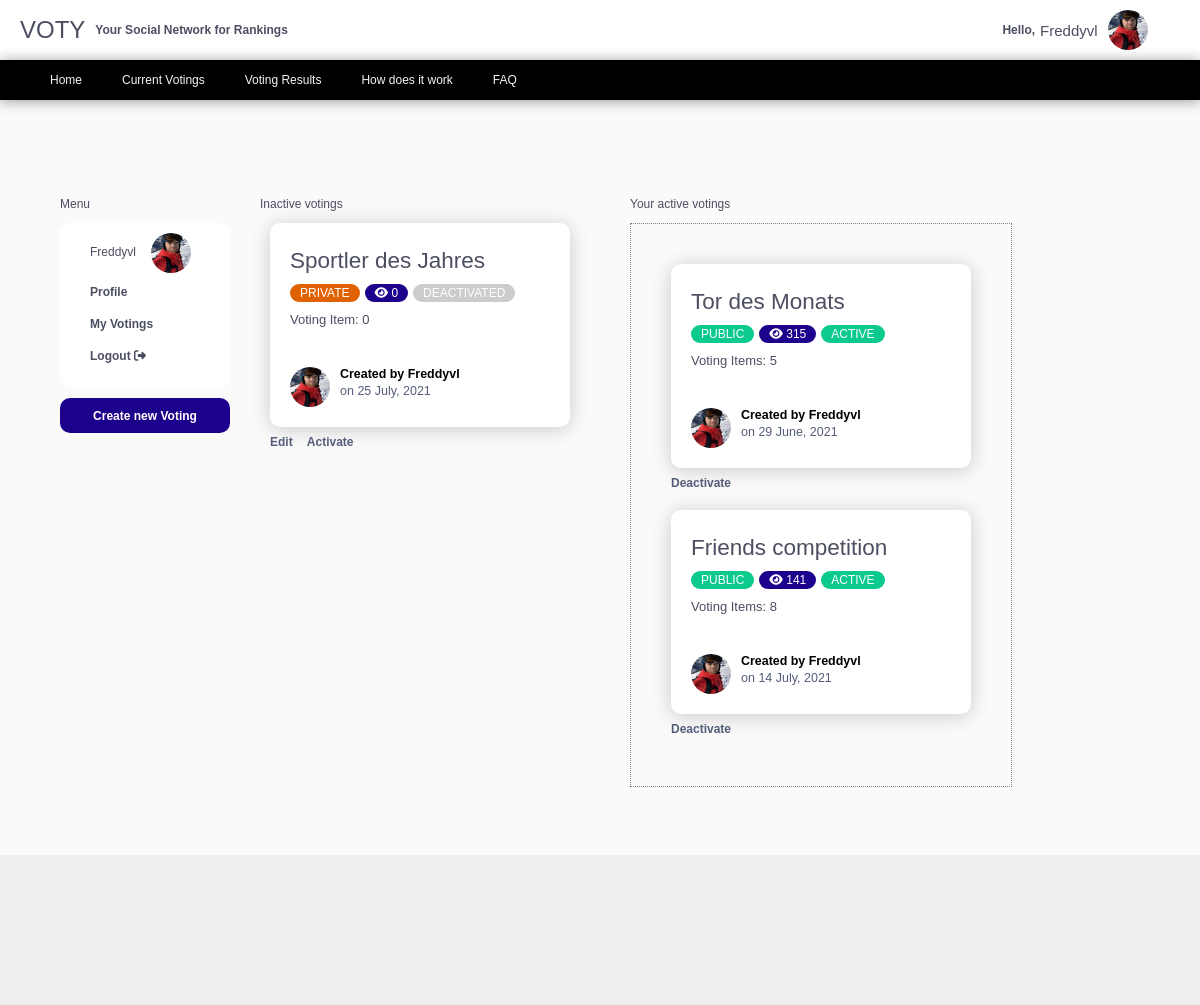
Page /voting/my-votings/ (signed in) on the earlier database version.
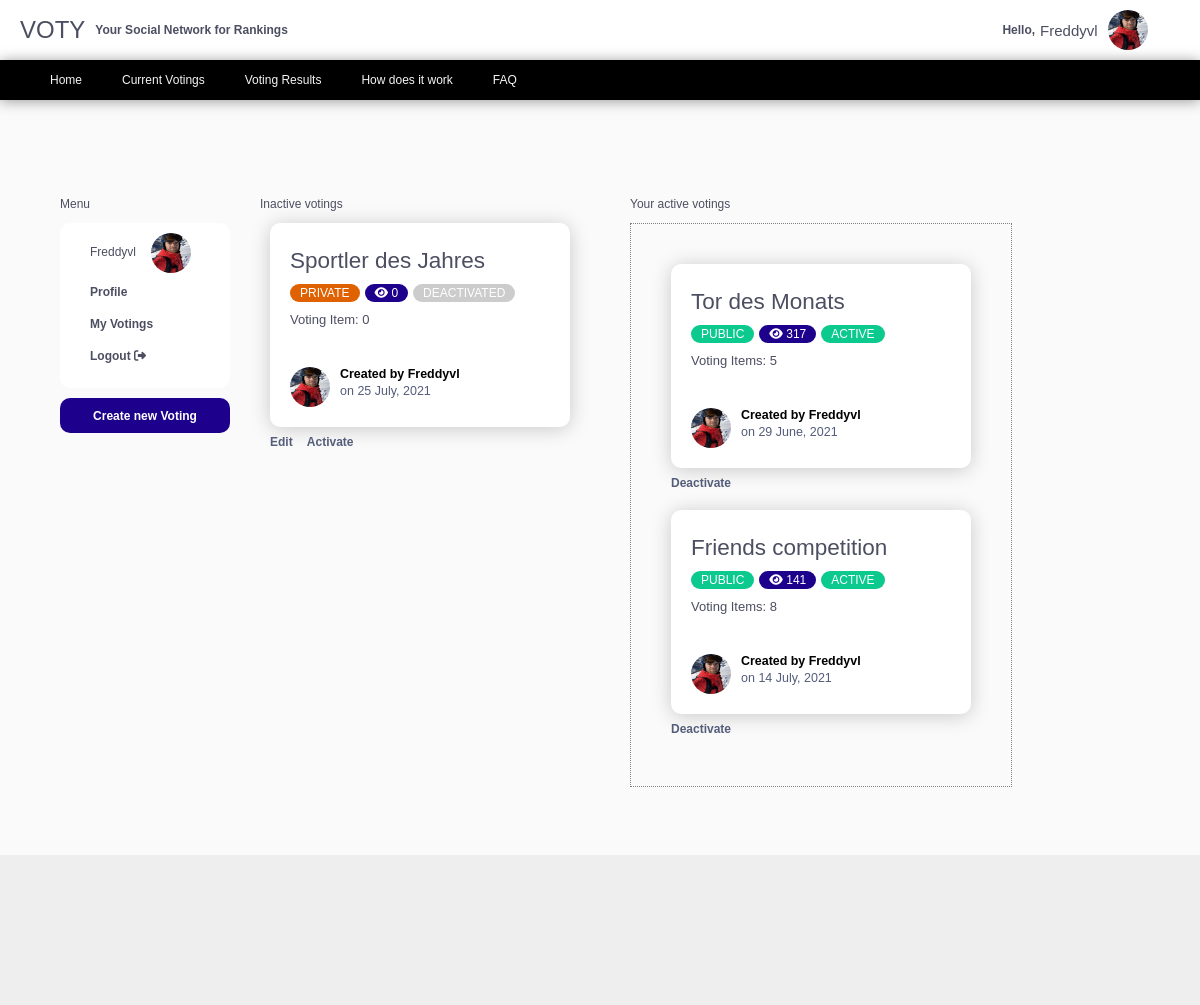
Same page on the later database version.
### voting/models.py (models this page shows, shortened)
class Voting(models.Model):
    title = models.CharField(max_length=100)
    active = models.BooleanField(default=False)
    private = models.BooleanField(default=False)
    date_created = models.DateTimeField(default=timezone.now)
    author = models.ForeignKey(User, on_delete=models.CASCADE)
    number_of_votes = models.PositiveIntegerField(default=0)

### users/models.py (models this page shows, shortened)
class Profile(models.Model):
    user = models.OneToOneField(User, on_delete=models.CASCADE)
    image = models.ImageField(default='default.jpg', upload_to='profile_pics')
    total_number_of_votings = models.SmallIntegerField(default=0)

### voting/views.py (the view)
# urls.py: path('my-votings/', VotingListViewUserRestricted.as_view(), name='list-of-votings-userrestricted'),
class VotingListViewUserRestricted(LoginRequiredMixin, ListView):
    model = Voting
    template_name = 'voting/list-of-votings-userrestricted.html'
    context_object_name = 'voting'
    ordering = ['date_created']
    def get_context_data(self, **kwargs):
        context = super().get_context_data(**kwargs)
        context['active_votings'] = Voting.objects.filter(author=self.request.user, active=True).annotate(num__element=Count('related_votings'))
        context['deactive_votings'] = Voting.objects.filter(author=self.request.user, active=False).annotate(num__element=Count('related_votings'))
        return context
    def get_queryset(self):
        queryset = Voting.objects.filter(author=self.request.user)
        return queryset
    """""
    In Case that the corresponding Elements of the different votings should be displayed as well

    def get_context_data(self, **kwargs):
        context = super().get_context_data(**kwargs)
        votings = Voting.objects.filter(author=self.request.user)
        for element in votings:
            # related_votings is a related_name parameter in the ForeignKey definition of the ElementModel
            context[element.id] = element.related_votings.all()
        return context
    """

### voting/templates/voting/list-of-votings-userrestricted.html (shortened to what the changed rows need)
{% extends 'voting/base.html' %}
{% load static %}
{% block extrahead %}
        <link rel="stylesheet" type="text/css "href="{% static 'voting/userrestricted-voting-detail.css' %}">
{% endblock %}
{% block content %}
<div class="flex">
    {% if deactive_votings %}
    <div class="list-of-votings">
        <div class="">
        {% for element in deactive_votings %}
            <div class="card-content">
                <div class="card" onclick="location.href='{% url 'voting-detail' element.id %}'" style="cursor:pointer;">
                    <div class="card-body">
                        <h2>{{ element.title }}</h2>
                    </div>
                </div>
            </div>
        {% endfor %}
        </div>
    </div>
    {% endif %}
    {% if active_votings %}
    <div style="margin-left: 50px;">
        <div class="active-votings">
        {% for element in active_votings %}
            <div class="card-content">
                <div class="card" onclick="location.href='{% url 'voting-detail' element.id %}'" style="cursor:pointer;">
                    <div class="card-body">
                        <h2>{{ element.title }}</h2>
                        <div class=" flex margin-top-bot">
                            {% if element.private %}
                            <div class="tag tag-orange"> Private </div>
                            {% else %}
                            <div class="tag tag-green"> Public </div>
                            {% endif %}
                            <div class="tag tag-blue"><span><i class="fas fa-eye"></i>  {{element.number_of_votes}}</span></div>
                            <div class="tag tag-green blink_me">active</div>
                        </div>
                        <div class="">
                            <p>Voting Items: {{element.num__element}}</p>
                        </div>
                      <div class="user">
                        <img src="{{ element.author.profile.image.url }}" alt="{{ element.author }}" />
                        <div class="user-info">
                          <h5>Created by {{ element.author }}</h5>
                          <small>on {{ element.date_created|date:"d F, Y" }}</small>
                        </div>
                      </div>
                    </div>
                </div>
                <div class="card-voting-menu">
                          <small><a href="{% url 'activate' element.id %}">Deactivate</a></small>
                </div>
            </div>
        {% endfor %}
        </div>
    </div>
    {% endif %}
</div>
{% endblock content%}

Differences in the rows shown:
changed Voting "Tor des Monats": number_of_votes "315" → "317"
